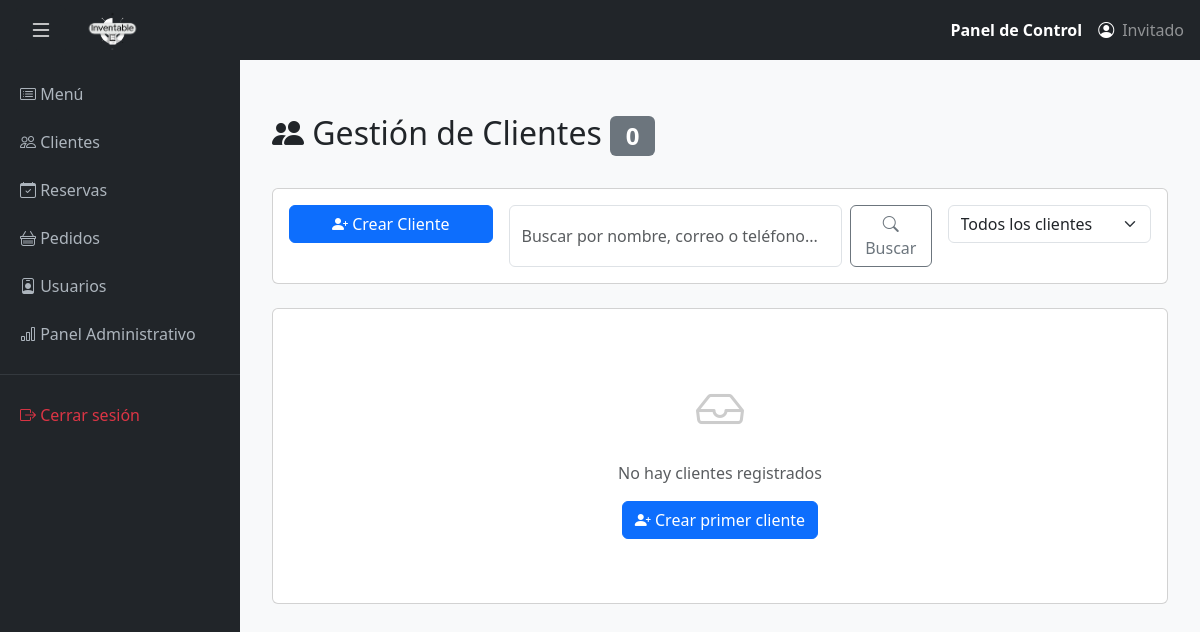
/clientes/, run on an earlier commit of the app's database.
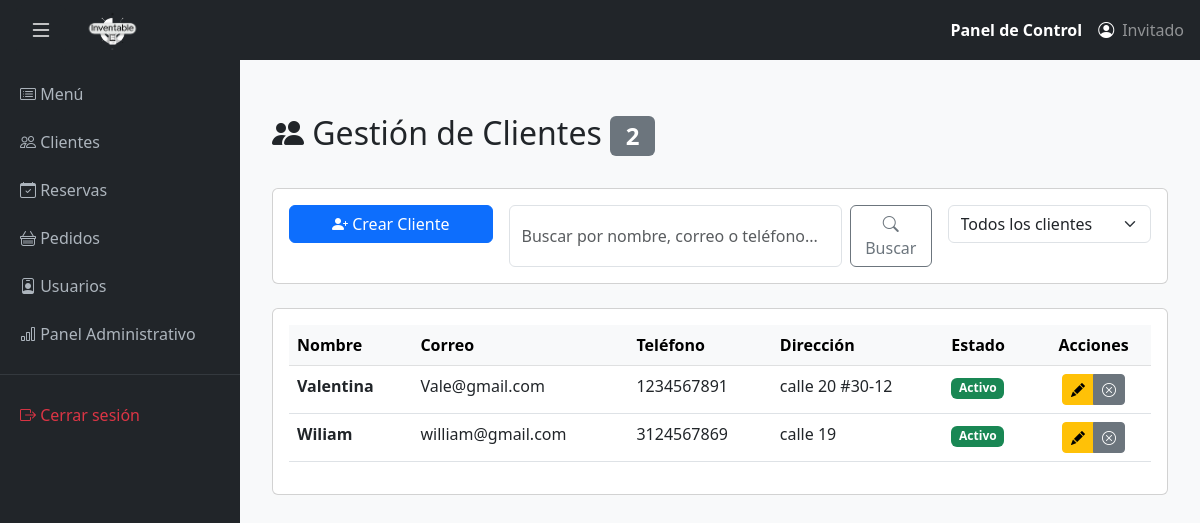
And on a later commit of the database.
### clientes/models.py (models this page shows, shortened)
class Cliente(models.Model):
    nombre = models.CharField(max_length=100)
    correo = models.EmailField(unique=True)
    telefono = models.CharField(max_length=15)
    direccion = models.CharField(max_length=200, blank=True, default='')
    activo = models.BooleanField(default=True)

### clientes/views.py (the view)
# urls.py: path('', views.lista_clientes, name='lista_clientes'),
def lista_clientes(request):
    busqueda = request.GET.get('buscar', '')
    filtro_estado = request.GET.get('estado', 'todos')
    clientes = Cliente.objects.all()
    if busqueda:
        clientes = clientes.filter(
            Q(nombre__icontains=busqueda) |
            Q(correo__icontains=busqueda) |
            Q(telefono__icontains=busqueda)
        )
    if filtro_estado == 'activos':
        clientes = clientes.filter(activo=True)
    elif filtro_estado == 'inactivos':
        clientes = clientes.filter(activo=False)
    clientes = clientes.order_by('nombre')
    contexto = {
        'clientes': clientes,
        'busqueda': busqueda,
        'filtro_estado': filtro_estado,
        'total_clientes': clientes.count(),
    }
    return render(request, 'clientes/lista_clientes.html', contexto)

### usuarios/context_processor.py (called while the page is built)
def usuario_logeado(request):
    if request.user.is_authenticated:
        try:
            usuario = Empleado.objects.get(id=request.user.id)
            return {"usuario": usuario}
        except Empleado.DoesNotExist:
            return {"usuario": None}
    return {"usuario": None}

### clientes/templates/clientes/lista_clientes.html (shortened to what this page needs)
{% extends "base.html" %}
{% block content %}
<div class="container mt-4">
    <div class="row mb-4">
        <div class="col">
            <h2>
                <i class="bi bi-people-fill"></i> Gestión de Clientes
                <span class="badge bg-secondary">{{ total_clientes }}</span>
            </h2>
        </div>
    </div>
    <div class="card mb-4">
        <div class="card-body">
            <div class="row g-3">
                <div class="col-md-3">
                    <a href="{% url 'clientes:crear_cliente' %}" class="btn btn-primary w-100">
                        <i class="bi bi-person-plus-fill"></i> Crear Cliente
                    </a>
                </div>
                <div class="col-md-6">
                    <form method="GET" action="{% url 'clientes:lista_clientes' %}" class="d-flex">
                        <input
                            type="text"
                            name="buscar"
                            class="form-control me-2"
                            placeholder="Buscar por nombre, correo o teléfono..."
                            value="{{ busqueda }}"
                        >
                        <button type="submit" class="btn btn-outline-secondary">
                            <i class="bi bi-search"></i> Buscar
                        </button>
                    </form>
                </div>
                <div class="col-md-3">
                    <form method="GET" action="{% url 'clientes:lista_clientes' %}" id="filtroForm">
                        <select name="estado" class="form-select" onchange="this.form.submit()">
                            <option value="todos" {% if filtro_estado == 'todos' %}selected{% endif %}>
                                Todos los clientes
                            </option>
                        </select>
                    </form>
                </div>
            </div>
        </div>
    </div>
    <div class="card">
        <div class="card-body">
            {% if clientes %}
                <div class="table-responsive">
                    <table class="table table-hover">
                        <thead class="table-light">
                            <tr>
                                <th>Nombre</th>
                                <th>Correo</th>
                                <th>Teléfono</th>
                                <th>Dirección</th>
                                <th>Estado</th>
                                <th class="text-center">Acciones</th>
                            </tr>
                        </thead>
                        <tbody>
                            {% for cliente in clientes %}
                                <tr>
                                    <td>
                                        <strong>{{ cliente.nombre }}</strong>
                                    </td>
                                    <td>{{ cliente.correo }}</td>
                                    <td>{{ cliente.telefono }}</td>
                                    <td>{{ cliente.direccion|default:"Sin dirección" }}</td>
                                    <td>
                                        {% if cliente.activo %}
                                            <span class="badge bg-success">Activo</span>
                                        {% else %}
                                            <span class="badge bg-secondary">Inactivo</span>
                                        {% endif %}
                                    </td>
                                    <td class="text-center">
                                        <div class="btn-group" role="group">
                                            <a href="{% url 'clientes:editar_cliente' cliente.id %}"
                                               class="btn btn-sm btn-warning"
                                               title="Editar">
                                                <i class="bi bi-pencil-fill"></i>
                                            </a>
                                            <a href="{% url 'clientes:estado_cliente' cliente.id %}"
                                               class="btn btn-sm {% if cliente.activo %}btn-secondary{% else %}btn-success{% endif %}"
                                               title="{% if cliente.activo %}Desactivar{% else %}Activar{% endif %}"
                                               onclick="return confirm('¿Estás seguro de cambiar el estado?')">
                                                <i class="bi bi-{% if cliente.activo %}x-circle{% else %}check-circle{% endif %}"></i>
                                            </a>
                                        </div>
                                    </td>
                                </tr>
                            {% endfor %}
                        </tbody>
                    </table>
                </div>
            {% else %}
                <div class="text-center py-5">
                    <i class="bi bi-inbox" style="font-size: 3rem; color: #ccc;"></i>
                    <p class="mt-3 text-muted">
                        {% if busqueda %}
                            No se encontraron clientes con "{{ busqueda }}"
                        {% else %}
                            No hay clientes registrados
                        {% endif %}
                    </p>
                    <a href="{% url 'clientes:crear_cliente' %}" class="btn btn-primary">
                        <i class="bi bi-person-plus-fill"></i> Crear primer cliente
                    </a>
                </div>
            {% endif %}
        </div>
    </div>
</div>
{% endblock %}

### templates/base.html (shortened to what this page needs)
{% load static %}
<!DOCTYPE html>
<html lang="es">
<head>
    <link href="https://cdn.jsdelivr.net/npm/bootstrap-icons@1.11.3/font/bootstrap-icons.css" rel="stylesheet">
    <link rel="stylesheet" href="https://cdn.jsdelivr.net/npm/bootstrap@5.3.0/dist/css/bootstrap.min.css">
</head>
<body>
    <div class="sidebar" id="sidebar">
        <a href="{% url 'menu:lista_productos' %}"><i class="bi bi-card-list"></i> Menú</a>
        <a href="{% url 'clientes:lista_clientes' %}"><i class="bi bi-people"></i> Clientes</a>
        <a href="{% url 'reservas:lista_reservas' %}"><i class="bi bi-calendar-check"></i> Reservas</a>
        <a href="{% url 'pedidos:lista_pedidos' %}"><i class="bi bi-basket"></i> Pedidos</a>
        <a href="{% url 'usuarios:lista_usuarios' %}"><i class="bi bi-person-badge"></i> Usuarios</a>
        <a href="{% url 'panelAdmin:panel' %}">
            <i class="bi bi-bar-chart"></i> Panel Administrativo
        </a>
        <hr class="text-secondary">
        <a href="{% url 'usuarios:logout' %}" class="text-danger">
            <i class="bi bi-box-arrow-right"></i> Cerrar sesión
        </a>
    </div>
    <div class="topbar bg-dark text-white px-3 py-2">
        <div class="d-flex align-items-center">
            <button class="btn btn-dark me-3" id="toggleSidebar">
                <i class="bi bi-list fs-4"></i>
            </button>
            <img src="{% static 'img/logo.png' %}" alt="Logo">
        </div>
        <div class="d-flex align-items-center">
            <span class="fw-bold me-3">Panel de Control</span>
            <i class="bi bi-person-circle me-2"></i>
            {% if request.session.nombre %}
                <span class="fw-semibold text-white">
                    {{ request.session.nombre }}
                </span>
            {% else %}
                <span class="text-white-50">Invitado</span>
            {% endif %}
        </div>
    </div>
    <div class="main-content" id="main-content">
        {% block content %}
        {% endblock %}
    </div>
</body>
</html>

### templates/base.html (style rules this page uses)
body { background-color: #f8f9fa; }
.sidebar { position: fixed; top: 0; left: 0; height: 100vh; width: 240px; background-color: #212529; color: white; padding-top: 70px; transition: all 0.3s ease; z-index: 1050; }
.sidebar a { color: #adb5bd; text-decoration: none; display: block; padding: 12px 20px; transition: background 0.2s; }
.topbar { position: fixed; top: 0; left: 0; right: 0; height: 60px; background-color: #343a40; color: white; display: flex; align-items: center; justify-content: space-between; padding: 0 20px; z-index: 1060; }
.topbar img { height: 60px; width: auto; object-fit: contain; }
.main-content { margin-left: 240px; margin-top: 70px; padding: 20px; transition: margin-left 0.3s ease; }

What changed in the data, as far as the page shows it:
added Cliente: nombre "Valentina", correo "Vale@gmail.com", telefono "1234567891", direccion "calle 20 #30-12", activo "Activo"
added Cliente: nombre "Wiliam", correo "william@gmail.com", telefono "3124567869", direccion "calle 19", activo "Activo"
Also different on the page:
{{ total_clientes }}: "0" → "2"
text no longer shown: "No hay clientes registrados Crear primer cliente"
text now shown: "Nombre Correo Teléfono Dirección Estado Acciones"
